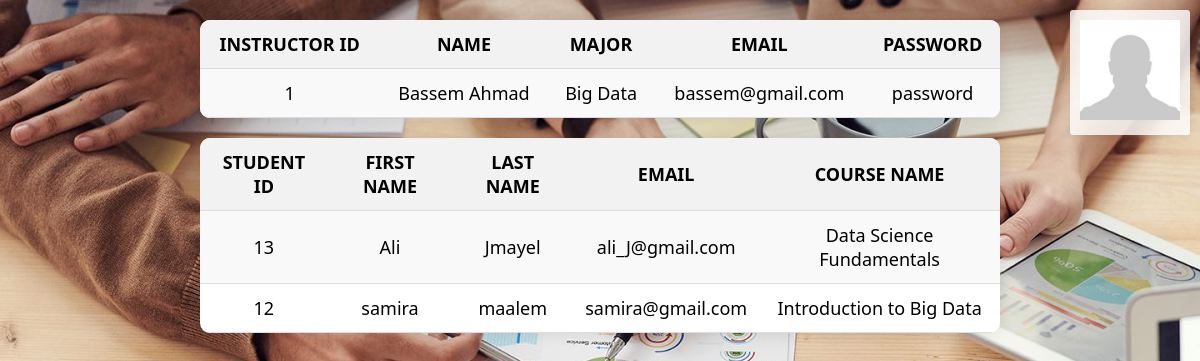
The page /profileteacher.php (signed in) on the database its author committed.
### tables this page shows
CREATE TABLE `instructor` (
  `user_id` int(11) NOT NULL,
  `name` varchar(100) NOT NULL,
  `major` varchar(100) NOT NULL,
  `email` varchar(100) NOT NULL
);

CREATE TABLE `users` (
  `user` int(11) NOT NULL,
  `pass` varchar(100) NOT NULL,
  `position` varchar(100) NOT NULL,
  `plainPassword` varchar(100) NOT NULL
);

CREATE TABLE `student` (
  `user_id` int(11) NOT NULL,
  `first_name` varchar(50) NOT NULL,
  `last_name` varchar(50) NOT NULL,
  `major` varchar(100) NOT NULL,
  `year_in_school` int(11) NOT NULL,
  `email` varchar(100) NOT NULL
);

### profileteacher.php (the view, shortened to what this page needs)
<!DOCTYPE html>
<html>
<head>
    <link rel="stylesheet" href="./css/profileteacher.css">
</head>
<body>
    <?php include './component/teacherMenu.php'; ?>
    <?php
    if (isset($_SESSION['user']) && !empty($_SESSION['user'])) {
        $connection = connect();
        $user_id = $_SESSION['user'];
        $query_ins = "SELECT DISTINCT
                      instructor.user_id,
                      instructor.name,
                      instructor.major,
                      instructor.email,
                      plainPassword
                  FROM
                      instructor
                      JOIN users ON users.user = instructor.user_id
                  WHERE
                      instructor.user_id = $user_id";
        $result_ins = mysqli_query($connection, $query_ins);
        echo "<table>
            <tr>
                <th>Instructor ID</th>
                <th>Name</th>
                <th>Major</th>
                <th>Email</th>
                <th>Password</th>
            </tr>";
        while ($row = mysqli_fetch_assoc($result_ins)) {
            echo "<tr>
                <td>" . $row['user_id'] . "</td>
                <td>" . $row['name'] . "</td>
                <td>" . $row['major'] . "</td>
                <td>" . $row['email'] . "</td>
                <td>" . $row['plainPassword'] . "</td>
              </tr>";
        }
        echo "</table>";
        $query_students = "SELECT DISTINCT
                           student.user_id,
                           student.first_name,
                           student.last_name,
                           student.email,
                           course.course_name
                       FROM
                           registration
                           JOIN student ON registration.student_id = student.user_id
                           JOIN course ON registration.course_id = course.course_id
                       WHERE
                           registration.instructor_id = $user_id";
        $result_students = mysqli_query($connection, $query_students);
        echo "<table>
            <tr>
                <th>Student ID</th>
                <th>First Name</th>
                <th>Last Name</th>
                <th>Email</th>
                <th>Course Name</th>
            </tr>";
        while ($row = mysqli_fetch_assoc($result_students)) {
            echo "<tr>
                <td>" . $row['user_id'] . "</td>
                <td>" . $row['first_name'] . "</td>
                <td>" . $row['last_name'] . "</td>
                <td>" . $row['email'] . "</td>
                <td>" . $row['course_name'] . "</td>
              </tr>";
        }
        echo "</table>";
    } else {
        die("Sorry, access denied, please login");
    }
    ?>
</body>
</html>

### css/profileteacher.css (style rules this page uses)
body { background-image: url("../images/courses.jpg"); font-family: "Segoe UI", Tahoma, Geneva, Verdana, sans-serif; margin: 0; padding: 0; background-size: cover; }
table { background-color: #fff; border-collapse: collapse; border-radius: 10px; width: 80%; max-width: 800px; margin: 20px auto; box-shadow: 0 0 15px rgba(0, 0, 0, 0.1); overflow: hidden; }
th, td { text-align: center; color: #000; font-size: 18px; padding: 12px; border-bottom: 1px solid #ddd; }
th { background-color: #f2f2f2; font-weight: bold; text-transform: uppercase; }
tr:nth-child(even) { background-color: #f9f9f9; }

### rows shown on the page
instructor: user_id "1", name "Bassem Ahmad", major "Big Data", email "bassem@gmail.com", users.plainPassword "password"
student: user_id "13", first_name "Ali", last_name "Jmayel", email "ali_J@gmail.com", course_name "Data Science Fundamentals"
student: user_id "12", first_name "samira", last_name "maalem", email "samira@gmail.com", course_name "Introduction to Big Data"
